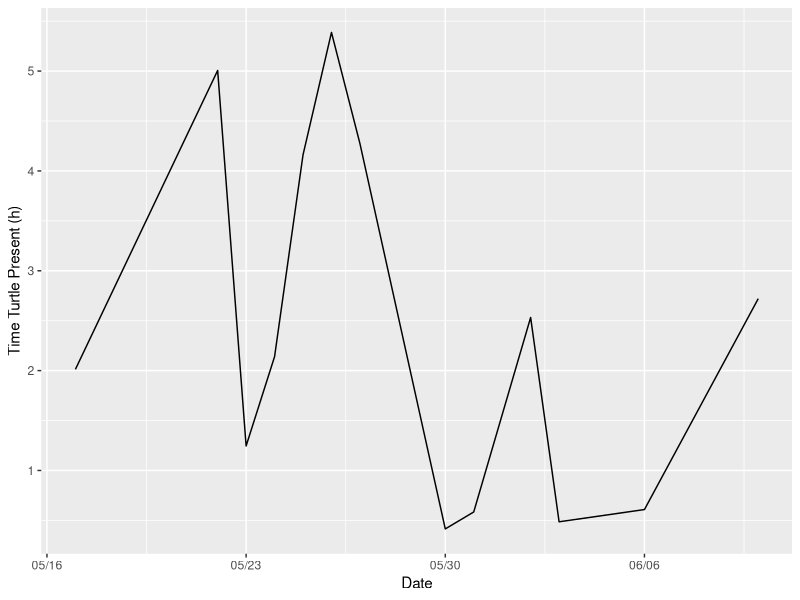
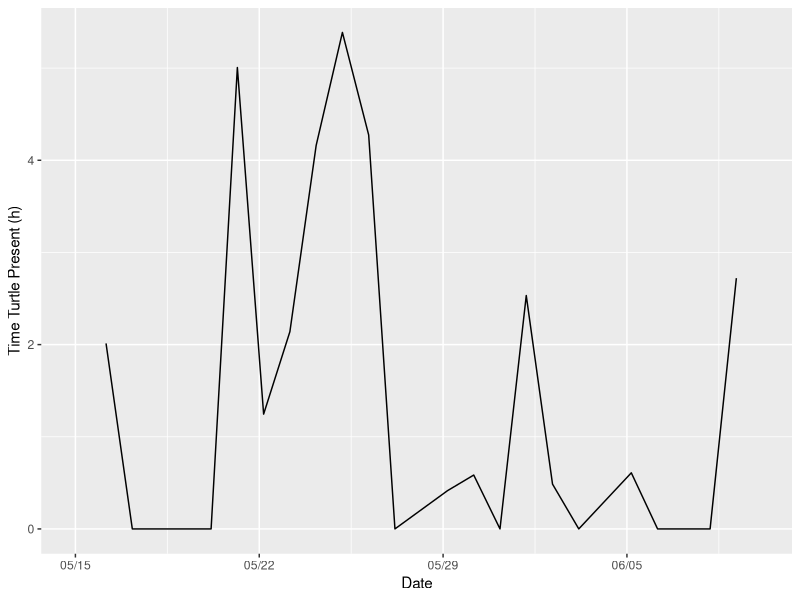
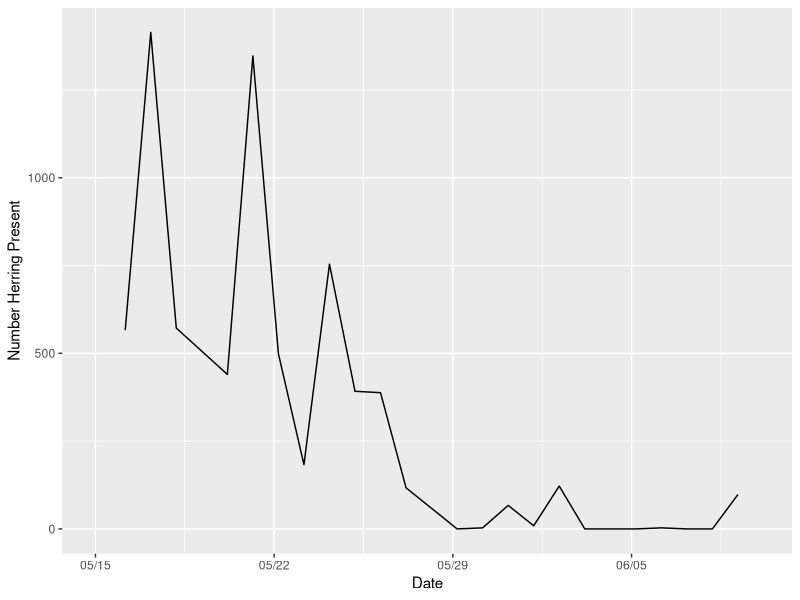
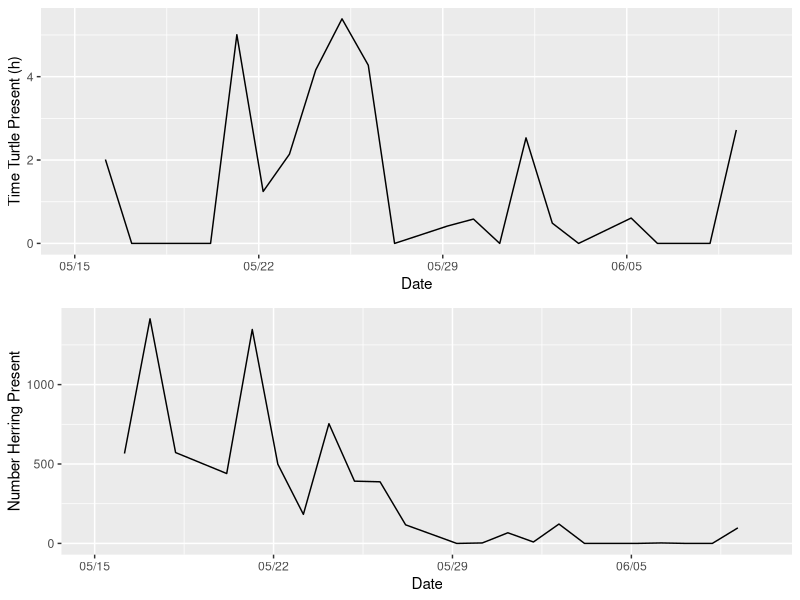

Generate these figures, in order, with R:
#####################              Counts from Video Analyses            ######################
# this script takes observations recorded from watching underwater culvert action camera videos
# and quantifies number of various events that occur, durations, gaps, etc.

library(dplyr)
library(ggplot2)
library(readxl)
library(ggpubr)
library(Hmisc)



####   Prep   ####


# Read in and set up data frames
ObsData = read_xlsx("VideoBehaviorsDatasheet.xlsx", na = "NA") # Observations recording from viewing video files
PresData = read.csv("TurtlesPresenceTable.csv") # Camera on/off times and arrival/departure times of turtles within the culvert

ObsData$PhotFileName = as.character(ObsData$PhotFileName)
ObsData$Species = factor(as.character(ObsData$Species))
ObsData$EventTime = as.character(ObsData$EventTime)
ObsData$EventTime = substr(ObsData$EventTime, nchar(ObsData$EventTime)-8, nchar(ObsData$EventTime))

PresData$StartTime = as.POSIXct(PresData$StartTime, tz = "America/New_York")






#####   Camera Time   #######
# amount of time camera was on
Cam = subset(PresData, Event != "CameraOff") # Keep anything but camera off. If turtle arrive or departure, then camera was on (in addition to camera on with no turtles present)
Cam$StartTime = as.POSIXct(Cam$StartTime, tz = "America/New_York") # make DateTime object
Cam$Duration = difftime(Cam$EndTime, Cam$StartTime, units = "hours") # duration of each event in hours
sum(Cam$Duration) # 115.5 hours of camera footage recorded
sum(subset(Cam, Turtles > 0)$Duration) #31.6 hours of turtles on camera (sometimes more than one turtle present)





#####   Turtle Presences    #####
TurtlePres = filter(PresData, Turtles > 0) # only cases where at least 1 turtle is present within the culvert
TurtlePres$EndTime = as.POSIXct(TurtlePres$EndTime, tz = "America/New_York")
TurtlePres$Duration = difftime(TurtlePres$EndTime, TurtlePres$StartTime, units = "hours")

TurtlePres$TurtleTime = ifelse(TurtlePres$Turtles > 1, TurtlePres$Duration*TurtlePres$Turtles, TurtlePres$Duration) # if there is more than one turtle in the culvert, then count the amount of time present for each turtle (i.e. if 2 turtles spend 1 hour in the culvert together, than that is 2 hours worth of turtles present in the culvert, not 1 hour)
sum(TurtlePres$Duration) #31.6 hrs of turtles on video in 2016 (i.e. amount of time of footage that contains at least 1 turtle)
sum(TurtlePres$TurtleTime) # 35.7 hrs of combined turtle occupancy time.


# Individual number of turtle occupancies observed with camera (not including PIT data when camera was off)
nrow(subset(Cam, Event == "TurtleArrival")) # any turtle arrival is one new occupancy
nrow(subset(Cam, Event == "CameraOn" & Turtles > 0)) # each turtle present before start of camera is also a new occupancy

# Toal number of individual occupancies observed with camera
nrow(subset(Cam, Event == "TurtleArrival")) + nrow(subset(Cam, Event == "CameraOn" & Turtles > 0))
# 29



## Time with 1 turtle in culvert vs time with more than 1
Solo = filter(TurtlePres, Turtles == 1)
Multi = filter(TurtlePres, Turtles > 1)
sum(Solo$Duration) # total of 27.8 hours of one turtle alone in the culvert recorded
sum(Multi$Duration) # total of 3.8 hours of more than one turtle in the culvert recorded
27.8/(27.8+3.8) # 88% of the time only one turtle present
3.8/(27.8+3.8) # 12% of the time more than one turtle present









##### Comparing turtle presences to herring counts by Date ####
# Pulling out date from datetime
TurtlePres$FootageDate = substr(as.character(TurtlePres$StartTime), 1, 10)

a = TurtlePres %>%
  group_by(FootageDate) %>%
  summarise(TotalTime = sum(as.numeric(Duration)))
a$FootageDate = as.POSIXct(as.character(a$FootageDate), tz = "America/New_York")


ggplot(data = a, aes(x = FootageDate, y = TotalTime))+
  geom_line()+
  ylab('Time Turtle Present (h)')+
  xlab('Date')+
  scale_x_datetime(date_labels = "%m/%d") #use month/day format
  # Now look at this with herring counts for those days too

# herring counts by date
Hcounts = ObsData %>% 
  filter(!is.na(SchoolSize)) %>% # only include records of herring counts
  select(FootageDate, SchoolSize) %>% # only need footage date and size of herring school
  group_by(FootageDate) %>% 
  summarise(TotalFish = sum(SchoolSize))
Hcounts$FootageDate = as.POSIXct(as.character(Hcounts$FootageDate), tz = "America/New_York")


## Combine turtle and herring counts
b = merge(a, Hcounts, all = T)
b$TotalTime = ifelse(is.na(b$TotalTime), 0, b$TotalTime) # time of turtle present on that date
b$TotalFish = ifelse(is.na(b$TotalFish), 0, b$TotalFish) # number of fish observed on that date

## Add rows of 0 values for 0 turtles and 0 herring for remaining days of camera on that had no herring or turtle presences
Cam$FootageDate = substr(Cam$StartTime, 1,10)
CamDates = Cam %>% 
  group_by(FootageDate) %>% 
  slice(1) %>% 
  select(FootageDate) %>% 
  mutate(Missing = ifelse(FootageDate %in% as.character(b$FootageDate), 0, 1)) %>% # identify which dates had video recordings but are not in data frame b
  filter(Missing == 1)  

CamDates = CamDates %>% 
  ungroup() %>% # ungroup by FootageDate so that column can be modified
  mutate(TotalFish = 0, TotalTime = 0) %>%  # create new rows with 0's for these dates
  select(FootageDate, TotalTime, TotalFish) %>% 
  mutate(FootageDate = as.POSIXct(FootageDate, tz = "America/New_York"))

b = rbind(b, CamDates) # Add the 0 records to the rest of the data frame
  

# Make hours of turtle present in culvert plot
p1 = ggplot(data = b, aes(x = FootageDate, y = TotalTime))+
  geom_line()+
  ylab('Time Turtle Present (h)')+
  xlab('Date')+
  scale_x_datetime(breaks = seq(as.POSIXct("2016-05-16 00:00"),
                                as.POSIXct("2016-06-11 00:00"), "1 week"),
                                date_labels = "%m/%d", #use month/day format
                                limits = as.POSIXct(c("2016-05-16 00:00", "2016-06-11 00:00"))
                   ) 
p1 # turtle plot

# Make herring count plot
p2 = ggplot(data = b, aes(x = FootageDate, y = TotalFish))+
  geom_line()+
  ylab('Number Herring Present')+
  xlab('Date')+
  scale_x_datetime(breaks = seq(as.POSIXct("2016-05-16 00:00"),
                                as.POSIXct("2016-06-11 00:00"), "1 week"),
                   date_labels = "%m/%d",    #use month/day format
                   limits = as.POSIXct(c("2016-05-16 00:00", "2016-06-11 00:00"))
                   ) 
p2 # herring plot
p = ggarrange(p1, p2, nrow = 2, ncol=1) # make combined plot
p














######      Turtle Strikes      #######
# counting number of hit and miss attempts of turtles attacking herring

Miss = ObsData %>%
  filter(Species == "RH") %>%
  filter(CatchSuccess == 0) %>%
  select(FootageDate, EventTime, VideoFileName, Direction, SchoolSize, CatchSuccess) %>%
  mutate(DateTime = as.POSIXct(paste(FootageDate, EventTime, sep = " "), tz = "America/New_York"))
# 123 recorded missed attempts.
  


Hit = ObsData %>%
  filter(Species == "RH") %>%
  filter(CatchSuccess == 1) %>%
  select(FootageDate, EventTime, VideoFileName, Direction, SchoolSize) %>%
  mutate(DateTime = as.POSIXct(paste(FootageDate, EventTime, sep = " "), tz = "America/New_York"))
  # 21 records of turtle capturing herring
  
nrow(Hit)/(nrow(Hit)+nrow(Miss)) #15% catch rate.



## How many times did turtle not attempt an attack?
NoTry = ObsData %>%
  filter(Species == "RH" & TurtleAvailable == 1) %>%
  filter(Attacked == 0)
nrow(NoTry) - 1 # one case in this data frame the turtle's head was above water breathing, therefore turtle was not "available" for a potential strike at the time. Do not count that record


# No Attack attempted %
(nrow(NoTry)-1)/(nrow(Hit)+nrow(Miss)+(nrow(NoTry)-1)) 
  # 21% of the time, turtles did not attempt to strike. 

# Attack attempted %
1 - (nrow(NoTry)-1)/(nrow(Hit)+nrow(Miss)+(nrow(NoTry)-1))
    # 80% of the time turtles attempted an attack



#####  Non-Herring passed turtle  #####
# How many times did a non-herring fish swim passed a turtle and how many strike attempts by turtle?
NH = ObsData %>%
  filter(!(is.na(Species))) %>% # first, eliminate NAs
  filter(Species != "RH" & TurtleAvailable == 1) # only keep non RH fish, and make sure a turtle is present
  
sum(as.numeric(NH$Attacked)) # how many times did a turtle attempt to attack a non-RH fish?
  # turtle never even attempts to attack a non River Herring fish - UNKNOWN was a small mammal, likely a muskrat, not positively ID'd due to light availability







####  Size of School passing/rejecting  ####
# what proportion of school of herring pass/reject when attacked, not attacked, no turtle present?
Her = subset(ObsData, Species == "RH") # all RH observiations
Her$PercentPass = Her$NumHerringPass/Her$SchoolSize*100 # calculate percentage of herring successfully passing on a given event
Her$PercentReject = Her$NumHerringReject/Her$SchoolSize*100 # calculate percentage of herring rejecting on a given event

HerTurt = subset(Her, TurtleAvailable == 1) # Herring cases when turtle is available
HerNoTurt = subset(Her, TurtleAvailable == 0) # Herring cases when no turtle present

TurtSum = HerTurt %>%
  mutate(Flag = ifelse(SchoolSize == 1 & CatchSuccess == 1, 1,0)) %>% # remove cases where there's only one fish in the school and that fish is caught (thus none reject and none pass)
  filter(Flag != 1) %>% 
  group_by(Attacked) %>%  # grouped by whether or not school was attacked
  summarise(MeanPass = mean(PercentPass), MedPass = median(PercentPass), 
            MeanRej = mean(PercentReject), MedReject = median(PercentReject),
            PassSD = sd(PercentPass), RejSD = sd(PercentReject)) # actually more interested in SE than SD but SE too complicated right now

NoTurtSum = HerNoTurt %>%
  filter(!is.na(NumHerringPass)) %>% # remove any NAs
  summarise(MeanPass = mean(PercentPass), MedPass = median(PercentPass), 
            MeanRej = mean(PercentReject), MedReject = median(PercentReject),
            PassSD = sd(PercentPass), RejSD = sd(PercentReject)) # actually more interested in SE than SD but SE too complicated right now

Passes = c(sum(HerNoTurt$NumHerringPass, na.rm = T),
           sum(subset(HerTurt, Attacked == 0)$NumHerringPass, na.rm = T),
           sum(subset(HerTurt, Attacked == 1)$NumHerringPass, na.rm = T)
) # no turtle, then turtle but no attack, then turtle attacks

Rejects = c(sum(HerNoTurt$NumHerringReject, na.rm = T),
            sum(subset(HerTurt, Attacked == 0)$NumHerringReject, na.rm = T),
            sum(subset(HerTurt, Attacked == 1)$NumHerringReject, na.rm = T)
) # no turtle, then turtle but no attack, then turtle attacks


Contingency = data.frame(Passes, Rejects) # make contingency table
row.names(Contingency) = c('NoTurtle', 'TurtleNoAttack', 'TurtleAttack')

chisq <- chisq.test(Contingency)
chisq # these 3 proportions are not equal, p < 0.0001




### Two sample z-test of sample proportions (repeated for two direct comparisons)
# Comparing No turtle to Turtle present-no attack
res <- prop.test(x = c(Contingency[1,1], Contingency[2,1]), n = c((Contingency[1,1]+Contingency[1,2]), (Contingency[2,1]+Contingency[2,2]))) # x = number of successes of group 1, group 2; n = samples size (successes+failures) of group 1, group 2
res # highly significant at p < 0.0001

# Comparing Turtle present-No attack to Turtle present-Attacked
res2 <- prop.test(x = c(Contingency[2,1], Contingency[3,1]), n = c((Contingency[2,1]+Contingency[2,2]), (Contingency[3,1]+Contingency[3,2])))
res2 # highly significant at p < 0.0001
